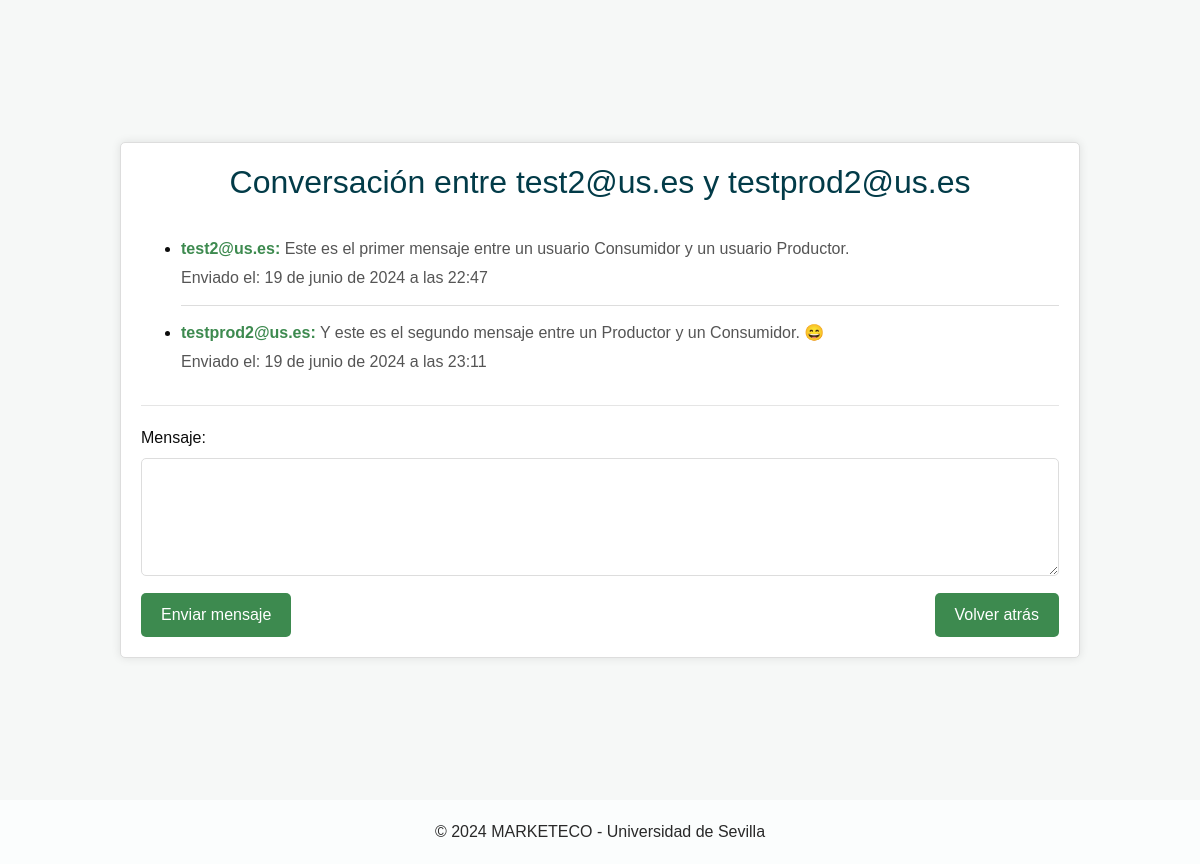
Screenshot of /mensajes/ver_conversacion/2/ (signed in) with the database file from the repository.
### Apps/Mensajes/models.py (models this page shows, shortened)
class Conversacion(models.Model):
    participante1 = models.ForeignKey(Consumidor, related_name='conversaciones_participante1', on_delete=models.CASCADE)
    participante2 = models.ForeignKey(Consumidor, related_name='conversaciones_participante2', on_delete=models.CASCADE)
    ultimo_mensaje = models.TextField(blank=True, null=True)
    fecha_ultimo_mensaje = models.DateTimeField(blank=True, null=True)

class Mensaje(models.Model):
    conversacion = models.ForeignKey(Conversacion, related_name='mensajes', on_delete=models.CASCADE)
    emisor = models.ForeignKey(Consumidor, related_name='mensajes_enviados', on_delete=models.CASCADE)
    contenido = models.TextField()
    fecha_envio = models.DateTimeField(auto_now_add=True)

### Apps/Usuarios/models.py (models this page shows)
class Consumidor(AbstractUser):
    username = models.CharField('Username', blank=True, max_length=50)
    email = models.EmailField('Correo electrónico', unique=True, max_length=100)
    nombre = models.CharField('Nombre', max_length=254, blank=True, null=True)
    apellidos = models.CharField('Apellidos', max_length=254, blank=True, null=True)
    direccion = models.CharField('Direccion', max_length=255, blank=True, null=True)
    telefono = models.CharField('Teléfono', max_length=20, blank=True, null=True)
    fecha_alta = models.DateTimeField('Fecha de Alta', auto_now_add=True)
    photo = models.ImageField('Imagen de Perfil', upload_to='Usuarios/perfiles/', blank=True, null=True)
    photo_url = models.URLField('URL de Imagen de Perfil', blank=True, null=True)
    is_productor = models.BooleanField(default=False)
    is_active = models.BooleanField(default=True)
    is_staff = models.BooleanField(default=False)
    is_superuser = models.BooleanField(default=False)
    USERNAME_FIELD = 'email'
    REQUIRED_FIELDS = []
    objects = CustomUserManager()
    class Meta:
        verbose_name_plural = "Consumidores"

### Apps/Mensajes/views.py (the view)
# urls.py: path('mensajes/ver_conversacion/<int:conversacion_id>/', mensajes_views.ver_conversacion, name='ver_conversacion'),
@login_required
def ver_conversacion(request, conversacion_id):
    conversacion = get_object_or_404(Conversacion, id=conversacion_id)
    mensajes = conversacion.mensajes.order_by('fecha_envio')
    return render(request, 'ver_conversacion.html', {'conversacion': conversacion, 'mensajes': mensajes})

### Apps/Mensajes/templates/ver_conversacion.html (shortened to what this page needs)
<!DOCTYPE html>
<html lang="en">
<head>
    <link rel="stylesheet" type="text/css" href="https://cdnjs.cloudflare.com/ajax/libs/OwlCarousel2/2.1.3/assets/owl.carousel.min.css" />
    <link rel="stylesheet" type="text/css" href="/../static/css/bootstrap.css"/>
    <link href="/../static/css/style.css" rel="stylesheet" />
    <link href="/../static/css/responsive.css" rel="stylesheet" />
</head>
<body>
    <div class="container_conversacion">
        <div class="conversacion_form">
            <h2>Conversación entre {{ conversacion.participante1.username }} y {{ conversacion.participante2.username }}</h2>
            <ul>
                {% for mensaje in mensajes %}
                <li class="mensaje_item">
                    <p><strong>{{ mensaje.emisor.username }}:</strong> {{ mensaje.contenido }}</p>
                    <p>Enviado el: {{ mensaje.fecha_envio }}</p>
                </li>
                {% empty %}
                <li class="no_mensajes">No hay mensajes en esta conversación.</li>
                {% endfor %}
            </ul>
            <hr>
            <form class="formulario_mensaje" action="{% url 'enviar_mensaje' conversacion.id %}" method="post">
                <label for="contenido">Mensaje:</label><br>
                <textarea id="contenido" name="contenido" rows="4" cols="50"></textarea><br>
                <div class="botones_contenedor">
                    <input type="submit" value="Enviar mensaje">
                    <a href="javascript:history.back()" class="boton_volver">Volver atrás</a>
                </div>
            </form>
        </div>
    </div>
    <section class="container-fluid footer_section">
        <p>
        &copy; 2024 MARKETECO - Universidad de Sevilla </a>
        </p>
    </section>
</body>
</html>

### static/css/style.css (style rules this page uses)
body { font-family: "Poppins", sans-serif; color: #0c0c0c; background-color: #ffffff; }
a, a:hover, a:focus { text-decoration: none; }
.footer_section { background-color: #fbfdfd; padding: 20px; font-weight: 500; }
.footer_section p { color: #292929; margin: 0; text-align: center; }

### Apps/Mensajes/templates/ver_conversacion.html (style rules this page uses)
body, html { height: 100%; margin: 0; font-family: Arial, sans-serif; justify-content: center; align-items: center; }
.container_conversacion { background-color: #f6f8f7; min-height: 100vh; display: flex; flex-direction: column; justify-content: center; align-items: center; }
.conversacion_form { width: 80%; padding: 20px; margin: 20px; border: 1px solid #ddd; border-radius: 5px; background-color: #ffffff; box-shadow: 0 0 10px rgba(0,0,0,0.1); }
.conversacion_form h2 { text-align: center; margin-bottom: 20px; color: #023b48; }
.mensaje_item { border-bottom: 1px solid #ddd; padding: 10px 0; }
.mensaje_item p { margin: 5px 0; color: #555; }
.mensaje_item strong { color: #3d8a4f; }
.mensaje_item:last-child { border-bottom: none; }
.formulario_mensaje { margin-top: 20px; }
.formulario_mensaje textarea { width: 100%; padding: 10px; border: 1px solid #ddd; border-radius: 5px; box-sizing: border-box; margin-bottom: 10px; }
.botones_contenedor { display: flex; justify-content: space-between; }
.formulario_mensaje input[type="submit"], .boton_volver { background-color: #3d8a4f; color: #ffffff; border: none; padding: 10px 20px; border-radius: 5px; cursor: pointer; transition: background-color 0.3s ease; }

### rows the page displays
Conversacion: participante1.username "test2@us.es", participante2.username "testprod2@us.es"
Mensaje: emisor.username "test2@us.es", contenido "Este es el primer mensaje entre un usuario Consumidor y un usuario Productor.", fecha_envio "19 de junio de 2024 a las 22:47"
Mensaje: emisor.username "testprod2@us.es", contenido "Y este es el segundo mensaje entre un Productor y un Consumidor. 😄", fecha_envio "19 de junio de 2024 a las 23:11"
